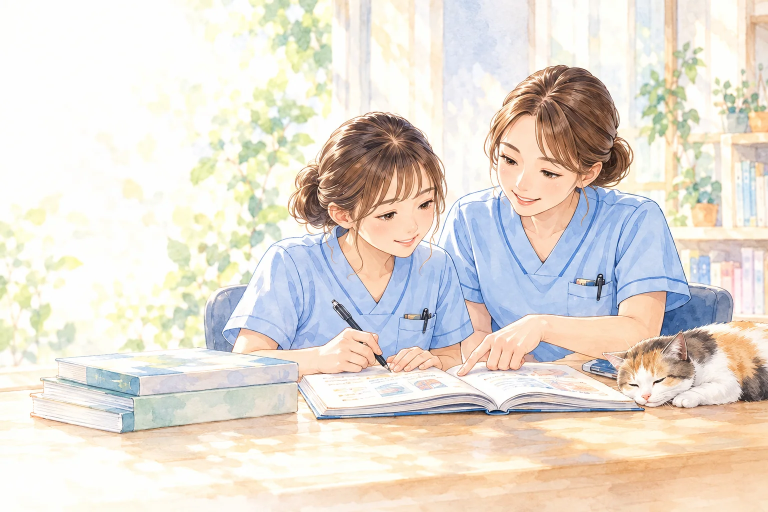
#> input picture images/nursetube-hero.webp, 1536 x 1024 px (shown at 1/2 size)
$ python -i render.py   (imports and definitions only)
#> lines starting #> are read from the running program, lines starting #| are printed output that depends on the picture
#!/usr/bin/env python3
"""YAKUBON STUDIO モーションレンダラー

完成済みインフォグラフィック（PNG）を「一切再生成せず」に、その上へ
カメラ移動（Zoom / Pan / Ken Burns）と手描き風アノテーション
（蛍光ペン・アンダーライン・丸囲み・囲み枠・矢印・点滅・指差し・吹き出し…）
を重ね、ナレーション・字幕・BGM・効果音と同期した MP4 を書き出す。

    python3 render.py timeline.json            # MP4 を書き出す
    python3 render.py timeline.json --stills 3,12.5,20   # 確認用の静止画だけ書き出す

依存: Python3 + Pillow + numpy + ffmpeg（＋ローカル仮ナレーション用に open_jtalk）
タイムラインの書き方は studio/README.md を参照。
"""
import argparse, json, math, os, random, re, shutil, subprocess, sys, tempfile, wave

from ct_annotations import prepare_ct, draw_ct
from emphasis import validate_source, prepare_emphasis, validate_frames, preview_segments, validate_audio

import numpy as np
from PIL import Image, ImageChops, ImageDraw, ImageFont

SR = 48000
FONT_CANDIDATES = [
    "/usr/share/fonts/opentype/ipafont-gothic/ipagp.ttf",
    "/usr/share/fonts/truetype/fonts-japanese-gothic.ttf",
    "/System/Library/Fonts/ヒラギノ角ゴシック W6.ttc",
    "C:/Windows/Fonts/meiryob.ttc",
    "C:/Windows/Fonts/meiryo.ttc",
    "C:/Windows/Fonts/YuGothM.ttc",
    "/usr/share/fonts/opentype/noto/NotoSansCJK-Regular.ttc",
    "/usr/local/share/fonts/NotoSansCJKjp-Regular.otf",
]
COLORS = {
    "yellow": (255, 235, 59), "red": (229, 57, 53), "green": (46, 160, 67),
    "blue": (30, 110, 235), "orange": (245, 124, 0), "pink": (236, 64, 122),
    "white": (255, 255, 255), "black": (20, 20, 20),
}


# [18 lines left out: functions color, font, not called in this run]


def ease_io(t):  # ease-in-out sine：カメラ用（ゆっくり始まりゆっくり止まる）
    t = min(max(t, 0.0), 1.0)
    return 0.5 - 0.5 * math.cos(math.pi * t)


def ease_out(t):  # ease-out cubic：線が伸びる系
    t = min(max(t, 0.0), 1.0)
    return 1 - (1 - t) ** 3


# ────────────────────────────── タイムライン
class Timeline:
    # [23 lines left out: function __init__, not called in this run]

    def p(self, rel):
        return rel if os.path.isabs(rel) else os.path.join(self.base, rel)

    # "n2.start+0.3" / "n2.end" / "n2.mid" / 数値
    # [155 lines left out: functions t, rect, point, read_wav, write_wav, tts_openjtalk and 4 more, not called in this run]


# ────────────────────────────── カメラ
class Camera:
    """keyframes: {"at": 時刻, "focus": アンカー|rect|"full", "move": 移動秒, "pad": 余白, "drift": Ken Burns 量}"""

    # [51 lines left out: functions __init__, fit, clamp, at, _end, not called in this run]


# ────────────────────────────── アノテーション描画（スーパーサンプリングでアンチエイリアス）
SS = 2


class Painter:
    # [8 lines left out: function __init__, not called in this run]

    def P(self, x, y):
        return ((x - self.vx) * self.s * SS, (y - self.vy) * self.s * SS)

    # [233 lines left out: functions L, M, stroke, wobble, partial, draw_overlay and 3 more, not called in this run]


def srt_time(x):
    ms = int(round(x * 1000))
    return f"{ms // 3600000:02}:{ms // 60000 % 60:02}:{ms // 1000 % 60:02},{ms % 1000:03}"


# ────────────────────────────── メイン
# [38 lines left out: function render_frame, not called in this run]


_JOB = None


def _render_bytes(i):
    tl, cam, overlays = _JOB
    return render_frame(tl, cam, overlays, i / tl.fps).tobytes()


# [99 lines left out: functions prepare_overlays, main, not called in this run]


# [2 lines not run here, left out]

>>> import cv2
>>> picture = cv2.imread('../../images/nursetube-hero.webp', cv2.IMREAD_GRAYSCALE)
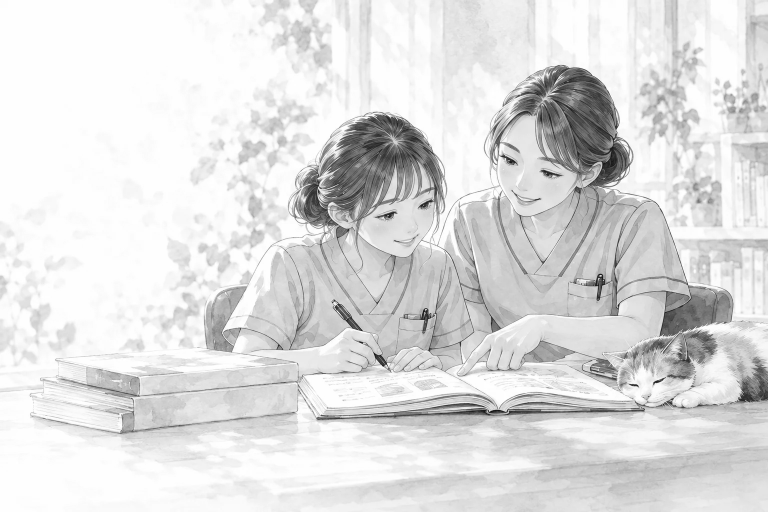
#> picture: shape (1024, 1536) (shown at 1/2 size); min 3, max 255, mean 221.8
#> (the run stopped early here; a loop or call above may not have finished)
